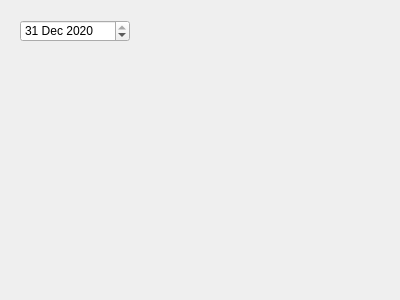
<?xml version="1.0" encoding="UTF-8"?>
<ui version="4.0">
 <class>Dialog</class>
 <widget class="QDialog" name="Dialog">
  <property name="geometry">
   <rect>
    <x>0</x>
    <y>0</y>
    <width>400</width>
    <height>300</height>
   </rect>
  </property>
  <property name="windowTitle">
   <string>Dialog</string>
  </property>
  <widget class="QDateEdit" name="dateEdit">
   <property name="geometry">
    <rect>
     <x>20</x>
     <y>20</y>
     <width>110</width>
     <height>22</height>
    </rect>
   </property>
   <property name="date">
    <date>
     <year>2020</year>
     <month>12</month>
     <day>31</day>
    </date>
   </property>
  </widget>
 </widget>
 <resources/>
 <connections/>
</ui>
